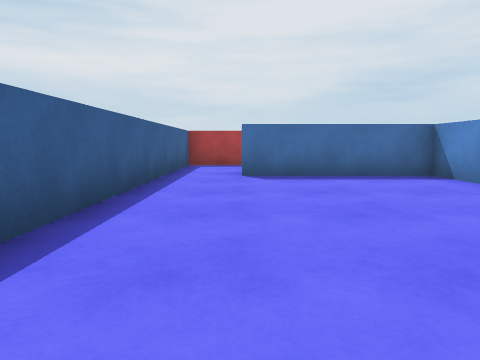
view 1 (above)

21 first-person views from a walk through a Unity game level. The camera is 0.62 m above the floor, tilts 6° down and sees 70° across. The floor is counted in squares, 1 m on a side. Each view is taken from the middle of a square. On the plan, view 1 faces up. The plan holds only what a view shows up to about 10 squares ahead; the rest is blank. The place goes on beyond the plan. The player is left out.

view 2
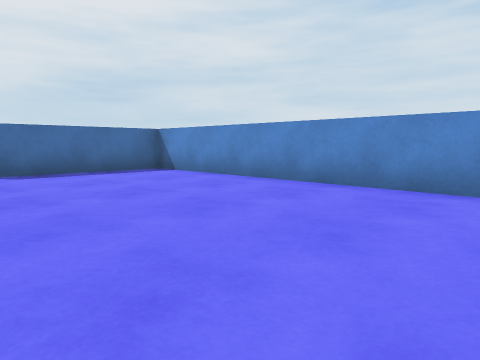

view 3
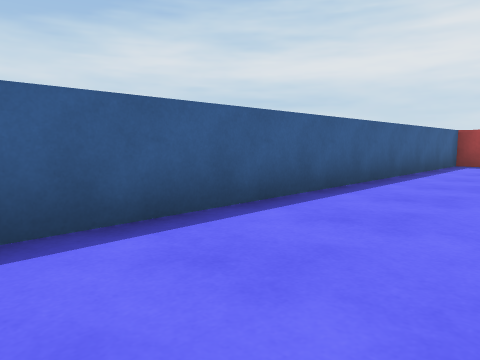

view 4
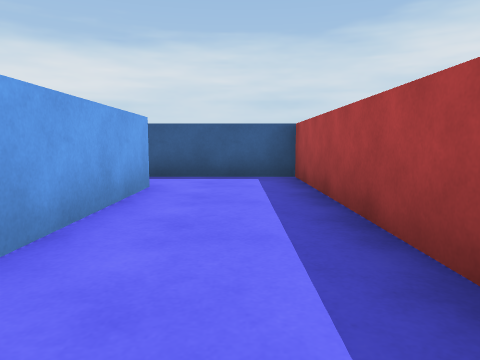

view 5
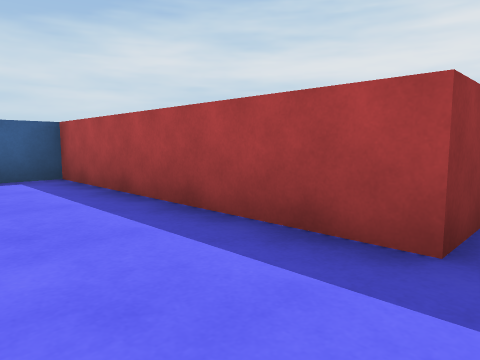

view 6
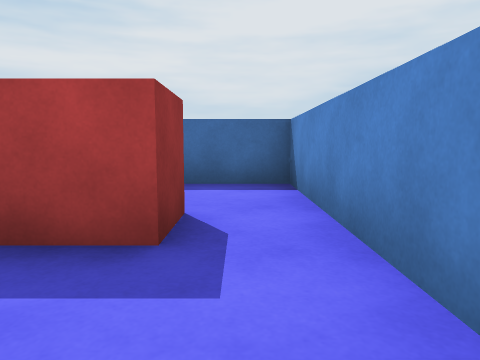

view 7
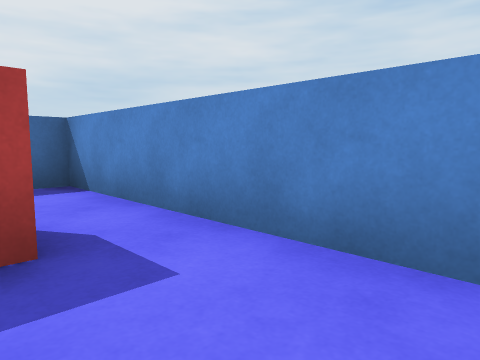

view 8
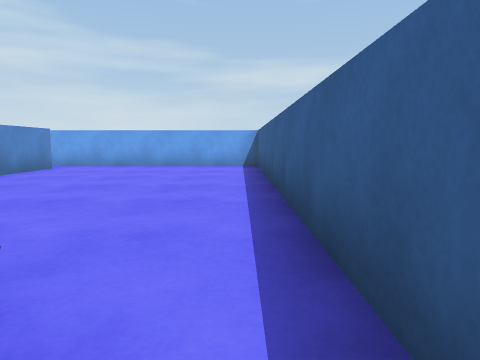

view 9
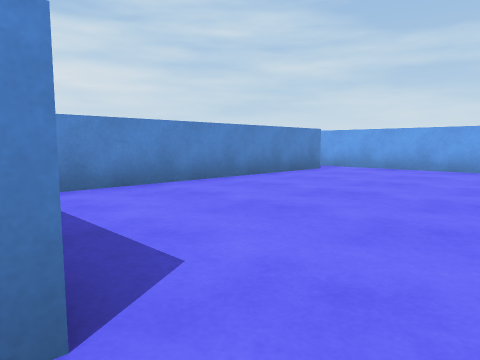

view 10
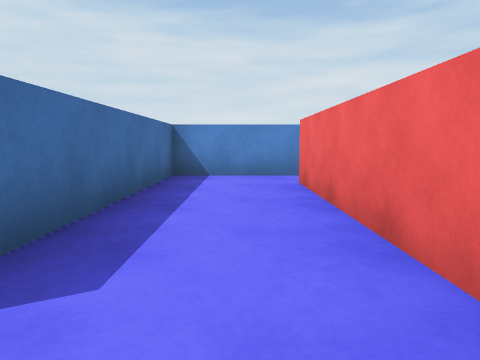

view 11
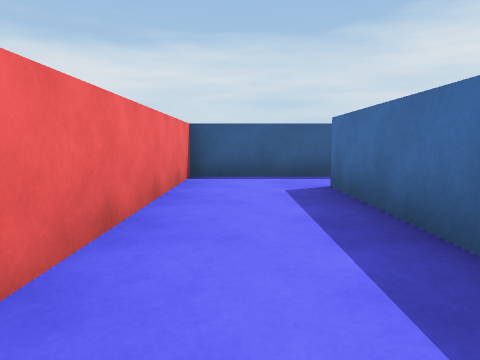

view 12
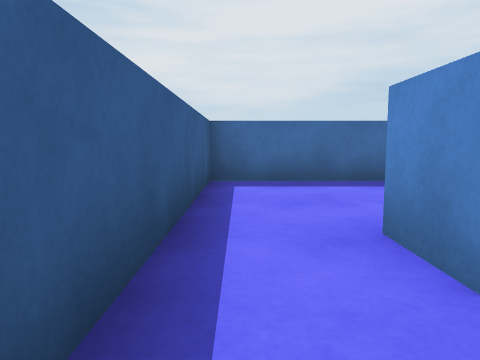

view 13
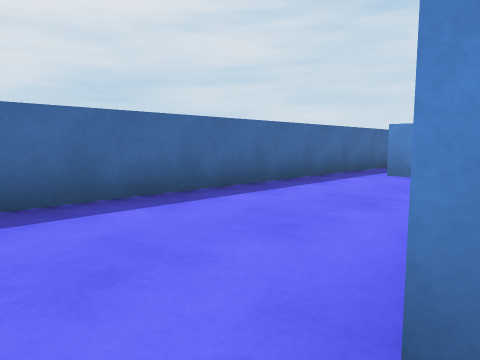

view 14
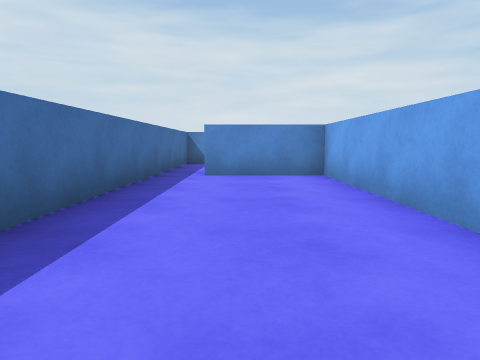

view 15
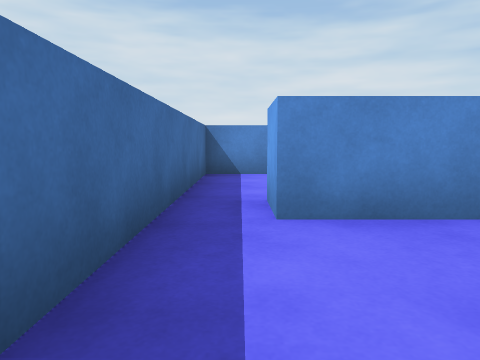

view 16
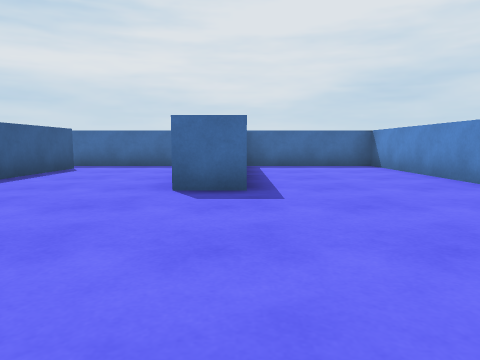

view 17
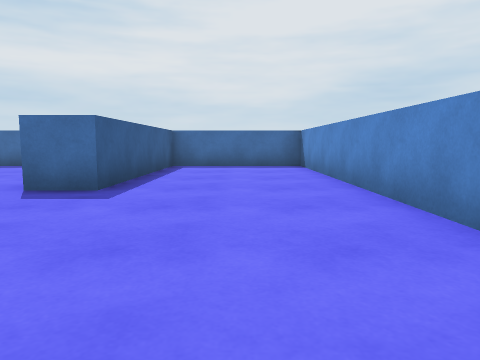

view 18
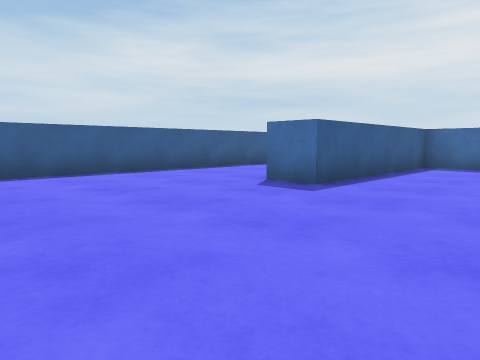

view 19
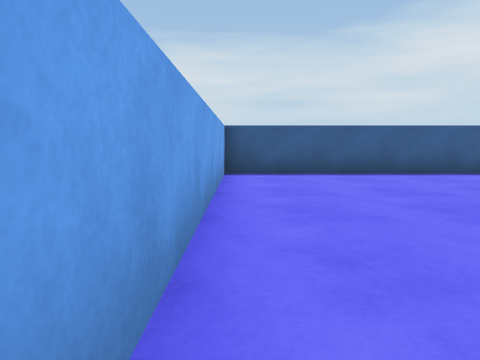

view 20
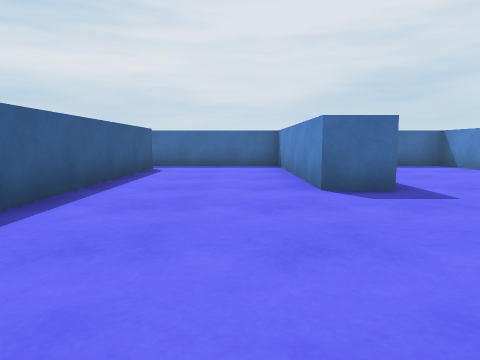

view 21
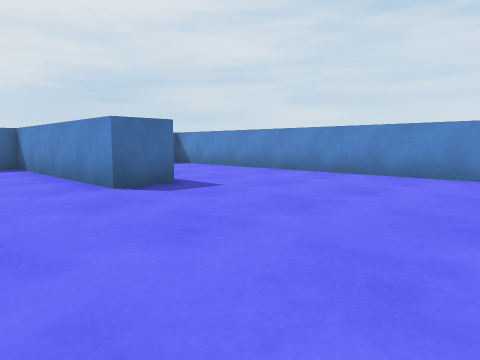

### Floor plan
Points are (right, up) in squares from view 1. A wall is a line through its corners. A room is listed if a view was taken in it or the views show most of it. See-through windows are left out.
Room 1 (views 1, 2, 3, 9)
walls: (3.8, -0.8) (3.8, 6.7) (0, 6.7); (-1.5, 7.4) (-1.5, -1.7) (4.4, -1.7)
ways out: opening at (-0.5, 7) to room 2; opening at (4.5, -1)
Room 2 (views 4, 5, 6, 7, 8)
walls: (0, 7.7) (3.2, 7.7); (4.5, 11.1) (4.5, 10.1) (-1.5, 10.1) (-1.5, 7.4); (5.8, 8.2) (5.8, 11.6)
ways out: opening at (-0.5, 7) to room 1; opening at (5, 10.5) to room 3
Room 3 (views 10, 11, 12, 13)
walls: (-1.5, 14.5) (-1.5, 11.1) (4.5, 11.1); (5.8, 11.6) (5.8, 13.3) (0, 13.3) (0, 14.4)
ways out: opening at (5, 10.5) to room 2; opening at (-1, 14) to room 4
Room 4 (views 14, 15)
walls: (1.2, 14.3) (5.8, 14.3) (5.8, 16.7); (5.4, 17.7) (-1.5, 17.7) (-1.5, 14.5)
ways out: opening at (-1, 14) to room 3; opening at (6.5, 17) to room 5
Room 5 (views 16, 17, 18, 19, 20, 21)
walls: (14.7, 9.1) (14.7, 17.7) (11.1, 17.7) (11.1, 12.6) (10.1, 12.6) (10.1, 17.7) (5.4, 17.7); (5.8, 16.7) (6.8, 16.7) (6.8, 7.7) (13.6, 7.7)
ways out: opening at (6.5, 17) to room 4

Where each view was taken, in squares from view 1:
view 1: 0 up, 0 right, facing up
view 2: 1 down, 1 left, facing up-right
view 3: 1 down, 1 right, facing up-left
view 4: 9 up, 5 right, facing left
view 5: 8 up, 5 right, facing up-left
view 6: 8 up, 5 right, facing up
view 7: 8 up, 4 right, facing up-right
view 8: 8 up, 1 left, facing down
view 9: 7 up, 1 left, facing down-right
view 10: 12 up, 1 left, facing right
view 11: 12 up, 5 right, facing left
view 12: 12 up, 1 left, facing up
view 13: 14 up, 1 left, facing up-right
view 14: 16 up, 1 left, facing right
view 15: 17 up, 3 right, facing right
view 16: 8 up, 11 right, facing up
view 17: 8 up, 13 right, facing up
view 18: 8 up, 14 right, facing up-left
view 19: 8 up, 14 right, facing left
view 20: 8 up, 9 right, facing up
view 21: 8 up, 8 right, facing up-right
